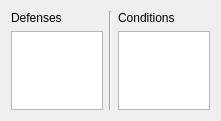
   <widget class="QWidget" name="widget_7" native="true">
    <property name="geometry">
     <rect>
      <x>450</x>
      <y>600</y>
      <width>221</width>
      <height>121</height>
     </rect>
    </property>
    <layout class="QHBoxLayout" name="horizontalLayout_6">
     <item>
      <widget class="QWidget" name="widget_5" native="true">
       <layout class="QVBoxLayout" name="verticalLayout_9">
        <property name="leftMargin">
         <number>0</number>
        </property>
        <property name="topMargin">
         <number>0</number>
        </property>
        <property name="rightMargin">
         <number>0</number>
        </property>
        <property name="bottomMargin">
         <number>0</number>
        </property>
        <item>
         <widget class="QLabel" name="label_25">
          <property name="text">
           <string>Defenses</string>
          </property>
         </widget>
        </item>
        <item>
         <widget class="QTextEdit" name="textEdit"/>
        </item>
       </layout>
      </widget>
     </item>
     <item>
      <widget class="Line" name="line">
       <property name="orientation">
        <enum>Qt::Vertical</enum>
       </property>
      </widget>
     </item>
     <item>
      <widget class="QWidget" name="widget_6" native="true">
       <layout class="QVBoxLayout" name="verticalLayout_10">
        <property name="leftMargin">
         <number>0</number>
        </property>
        <property name="topMargin">
         <number>0</number>
        </property>
        <property name="rightMargin">
         <number>0</number>
        </property>
        <property name="bottomMargin">
         <number>0</number>
        </property>
        <item>
         <widget class="QLabel" name="label_26">
          <property name="text">
           <string>Conditions</string>
          </property>
         </widget>
        </item>
        <item>
         <widget class="QTextEdit" name="textEdit_2"/>
        </item>
       </layout>
      </widget>
     </item>
    </layout>
   </widget>
